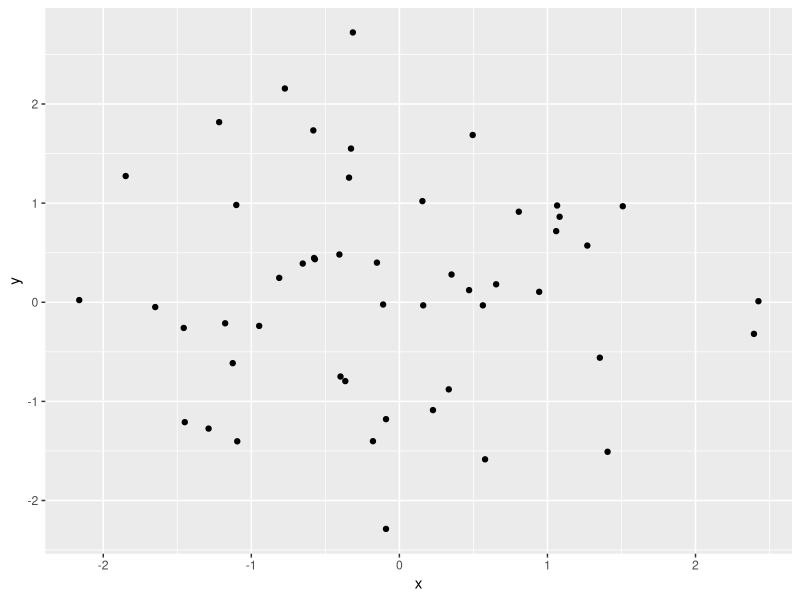

R code for this plot:
## Ref: https://ggplot2.tidyverse.org/reference/geom_point.html

#### Presetting ####
rm(list = ls()) # Clean variable ##* Comment out if Run All
# memory.limit(150000)


#### Load packages ####
if(!require("ggplot2")) install.packages("ggplot2"); library(ggplot2)


#### Load Data ####
data <- data.frame(
  x = rnorm(50),
  y = rnorm(50)
)

#### Visualization ####
p <- ggplot(data, aes(x=x, y=y)) +
  geom_point() +
  stat_summary(fun.data=mean_sdl, fun.args = list(mult=1), geom="errorbar", color="red")
print(p)

#### Export ####
## Set Expot ##
Name_time_wo_micro <- substr(gsub("[- :]", "", as.character(Sys.time())), 1, 14)
output_dir <- paste0(getwd(), "/Export_", substr(Name_time_wo_micro, 1, 8))
if (!dir.exists(output_dir)) {dir.create(output_dir)}

## Export PDF
pdf(file = paste0(output_dir,"/",Name_time_wo_micro,"_Scatterplots.pdf"), width = 7,  height = 7)

print(p)

dev.off()

## Export TIFF


## Export JPG
